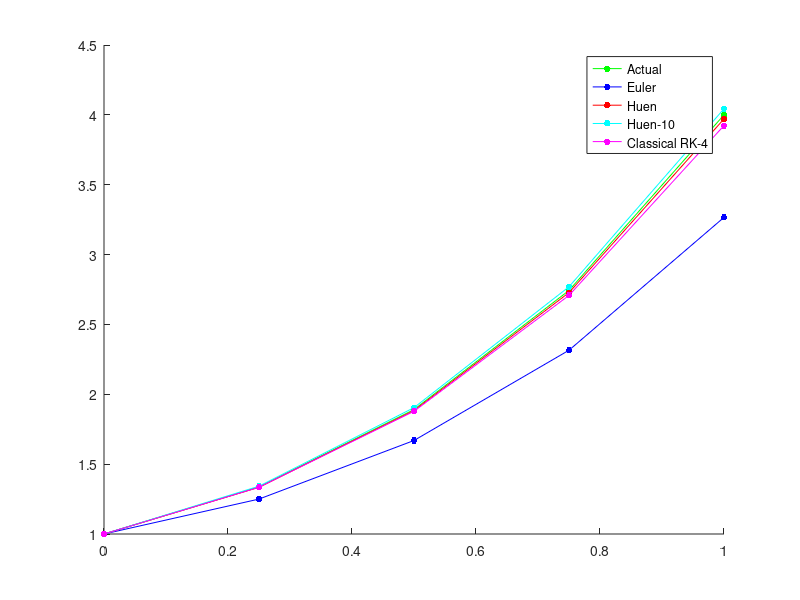

Write the MATLAB code that produced this figure. (Note: this script raises an error after producing the figure.)
%% Assignment 7
% Note: Problem 2 appears at the very end, due to the function call.

%% Problem 3 - Numerical Integration
clc; close all; clear all;

x0 = 0; xn = 30;
force = @(x) 1.6*x - 0.045*x^2;
theta = @(x) 0.8 + 0.125*x - 0.009*x^2 + 0.0002*x^3;
work = @(x) force(x)*cos(theta(x));

% Part a) Trapezoidal Rule
% 4 segments
n = 4; 
sum = 0; x = x0 + (xn-x0)/n;
for i = 1:(n-1)
    sum = sum + work(x);
    x = x + (xn-x0)/n;
end
integral_f = (xn - x0)/(2*n)*(work(x0) + work(xn) + 2*sum);
fprintf('Using trapezoidal rule with %d segments, the work done by friction is about %.4f.\n', n, integral_f);

% 8 segments
n = 8; x0 = 0; xn = 30;
sum = 0; x = x0 + (xn-x0)/n;
for i = 1:(n-1)
    sum = sum + work(x);
    x = x + (xn-x0)/n;
end
integral_f = (xn - x0)/(2*n)*(work(x0) + work(xn) + 2*sum);
fprintf('Using trapezoidal rule with %d segments, the work done by friction is about %.4f.\n', n, integral_f);

% 16 segments
n = 16; x0 = 0; xn = 30;
sum = 0; x = x0 + (xn-x0)/n;
for i = 1:(n-1)
    sum = sum + work(x);
    x = x + (xn-x0)/n;
end
integral_f = (xn - x0)/(2*n)*(work(x0) + work(xn) + 2*sum);
fprintf('Using trapezoidal rule with %d segments, the work done by friction is about %.4f.\n\n', n, integral_f);


% Part b) Simpson's 1/3 Rule
% 4 segments
n = 4; x0 = 0; xn = 30; h = (xn-x0)/n;
sum = 0; x2 = x0 + (xn-x0)/n;
for i = 1:(n-1)
    sum = sum + (x2-x0)/6*(work(x0) + work(x2) + 4*work((x2+x0)/2));
    x0 = x2;
    x2 = x0 + h;
end
fprintf('Using Simpson''s rule with %d segments, the work done by friction is about %.4f.\n', n, sum);

% 8 segments
n = 8; x0 = 0; xn = 30; h = (xn-x0)/n;
sum = 0; x2 = x0 + h;
for i = 1:(n-1)
    sum = sum + (x2-x0)/6*(work(x0) + work(x2) + 4*work((x2+x0)/2));
    x0 = x2;
    x2 = x0 + h;
end
fprintf('Using Simpson''s rule with %d segments, the work done by friction is about %.4f.\n', n, sum);

% 16 segments
n = 16; x0 = 0; xn = 30; h = (xn-x0)/n;
sum = 0; x2 = x0 + (xn-x0)/n;
for i = 1:(n-1)
    sum = sum + (x2-x0)/6*(work(x0) + work(x2) + 4*work((x2+x0)/2));
    x0 = x2;
    x2 = x0 + h;
end
fprintf('Using Simpson''s rule with %d segments, the work done by friction is about %.4f.\n\n', n, sum);


% Part c) 2-point Gauss Quadrature Rule
% 4 segments
n = 4; x0 = 0; xn = 30; h = (xn-x0)/n;
sum = 0; x1 = x0 + h;
for i = 1:(n-1)
    sum = sum + h/2*(work(.5*(-1/sqrt(3)*(x1-x0) + (x1+x0))) + work(.5*(1/sqrt(3)*(x1-x0)+(x1+x0))));
    x0 = x1;
    x1 = x0 + h;
end
fprintf('Using 2-point Gauss Quadrature rule with %d segments, the work done by friction is about %.4f.\n', n, sum);

% 8 segments
n = 8; x0 = 0; xn = 30; h = (xn-x0)/n;
sum = 0; x1 = x0 + h;
for i = 1:(n-1)
    sum = sum + h/2*(work(.5*(-1/sqrt(3)*(x1-x0) + (x1+x0))) + work(.5*(1/sqrt(3)*(x1-x0)+(x1+x0))));
    x0 = x1;
    x1 = x0 + h;
end
fprintf('Using 2-point Gauss Quadrature rule with %d segments, the work done by friction is about %.4f.\n', n, sum);

% 16 segments
n = 16; x0 = 0; xn = 30; h = (xn-x0)/n;
sum = 0; x1 = x0 + (xn-x0)/n;
for i = 1:(n-1)
    sum = sum + h/2*(work(.5*(-1/sqrt(3)*(x1-x0) + (x1+x0))) + work(.5*(1/sqrt(3)*(x1-x0)+(x1+x0))));
    x0 = x1;
    x1 = x0 + h;
end
fprintf('Using 2-point Gauss Quadrature rule with %d segments, the work done by friction is about %.4f.\n', n, sum);


%% Problem 4 - Solving ODEs
clc; close all; clear all;
x0 = 0; x1 = 1; h = 0.25; y0 = 1;
slope = @(x,y) (1 + 2*x)*(sqrt(y));

% Part b) - Euler's Method
euler = [y0]; x_e = x0; y_e = y0;
while x_e < x1
    y_e = slope(x_e, y_e)*h + y_e;
    euler = [euler, y_e];
    x_e = x_e + h;
end
euler

% Part c) - Huen's Method, 1 iteration
huen1 = [y0]; x_h = x0; y_old = y0; y_p = 1; y_c = 0;
while x_h < x1
    y_p = slope(x_h, y_old)*h + y_old;
    y_c = y_old + h/2*(slope(x_h, y_old) + slope(x_h + h, y_p));
    huen1 = [huen1, y_c];
    x_h = x_h + h;
    y_old = y_c;
end
huen1

% Part d) - Huen's Method, 10 iterations
huen10 = [y0]; x_h = x0; y_old = y0; y_p = 1;
while x_h < x1
    y_p = slope(x_h, y_old)*h + y_old;
    y_c = y_p;
    for i = 1:10
        y_c = y_old + h/2*(slope(x_h, y_old) + slope(x_h + h, y_c));
    end
    huen10 = [huen10, y_c];
    x_h = x_h + h;
    y_old = y_c;
end
huen10

% Part e) - 4th Order RK
rk4 = [y0]; x_rk = 0; y_rk = y0;
while x_rk < x1
    k1 = slope(x_rk, y_rk);
    k2 = slope(x_rk + .5*h, y_rk + .5*k1*h);
    k3 = slope(x_rk + .5*h, y_rk + .5*k2*h);
    k4 = slope(x_rk + h, y_rk + h);
    y_rk = y_rk + 1/6*(k1 + 2*k2 + 2*k3 +k4)*h;
    rk4 = [rk4, y_rk];
    x_rk = x_rk + h;
end
rk4

hold all
x = linspace(x0, x1, 5);
plot(x, (.5*(x.^2 + x) + 1).^2, '.-g', 'MarkerSize', 15);
plot(x, euler, '.-b', 'MarkerSize', 15);
plot(x, huen1, '.-r', 'MarkerSize', 15);
plot(x, huen10, '.-c', 'MarkerSize', 15);
plot(x, rk4, '.-m', 'MarkerSize', 15);

legend('Actual', 'Euler', 'Huen', 'Huen-10', 'Classical RK-4');

%% Problem 2 - 3-Point Gauss Quadrature
clc; clear all; close all;

x0 = [.5, 1, .5, 1, 0, -1];
% Initial values guessed based off first 2 equations and expected values
% from the textbook.
options = optimoptions('fsolve','Display','iter','MaxFunctionEvaluations',100000,'MaxIterations',10000);
[x,fval] = fsolve(@Function_F, x0, options);
x
% Note, the indices in x store c0, c1, c2, x0, x1, and x2 respectively

function F = Function_F(x)
F = [];
F(1) = x(1)*x(4)^0 + x(2)*x(5)^0 + x(3)*x(6)^0 - 2;
F(2) = x(1)*x(4)^1 + x(2)*x(5)^1 + x(3)*x(6)^1 - 0;
F(3) = x(1)*x(4)^2 + x(2)*x(5)^2 + x(3)*x(6)^2 - 2/3;
F(4) = x(1)*x(4)^3 + x(2)*x(5)^3 + x(3)*x(6)^3 - 0;
F(5) = x(1)*x(4)^4 + x(2)*x(5)^4 + x(3)*x(6)^4 - 2/5;
F(6) = x(1)*x(4)^5 + x(2)*x(5)^5 + x(3)*x(6)^5 - 0;
end